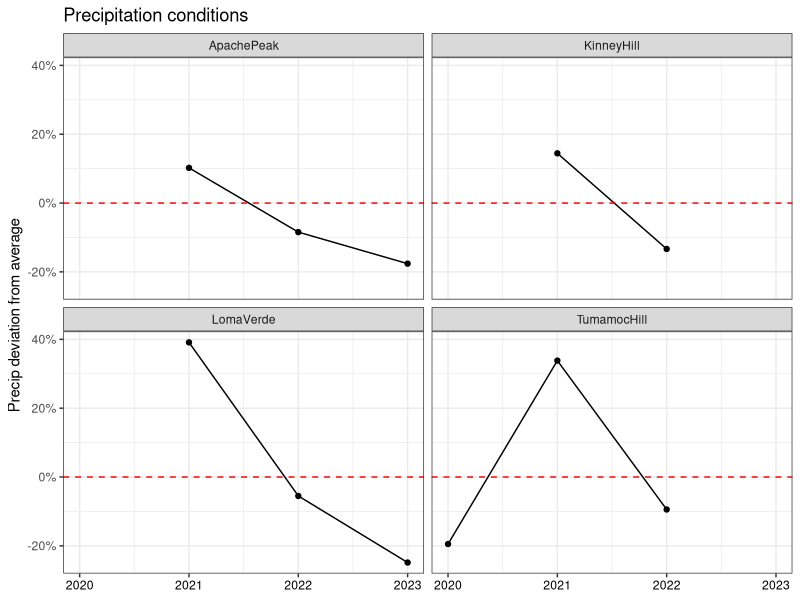
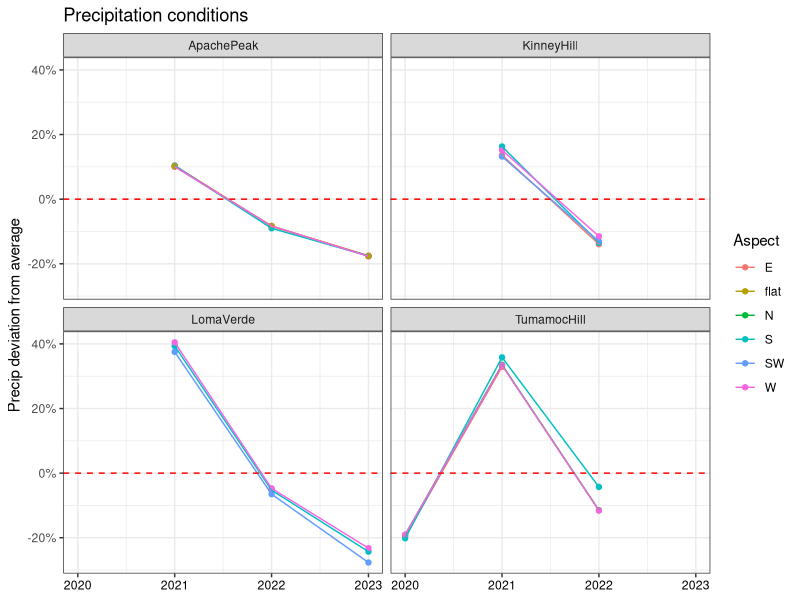
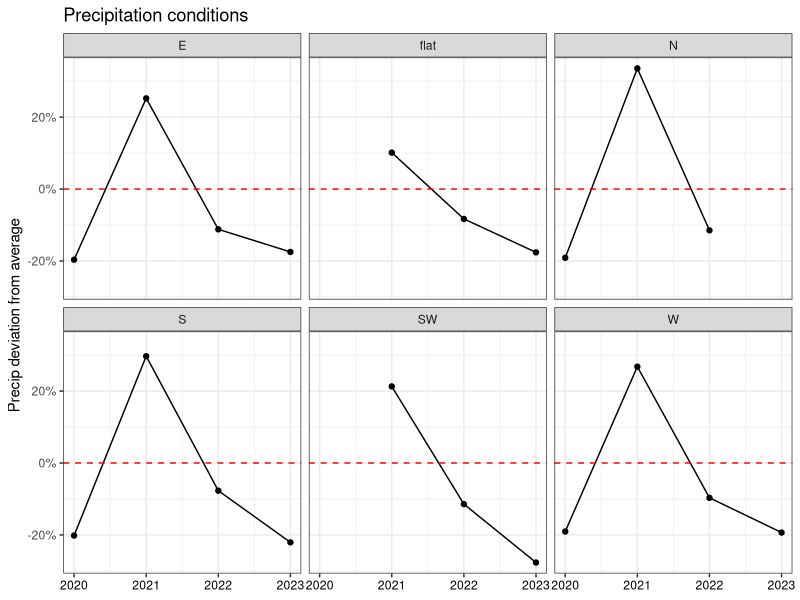
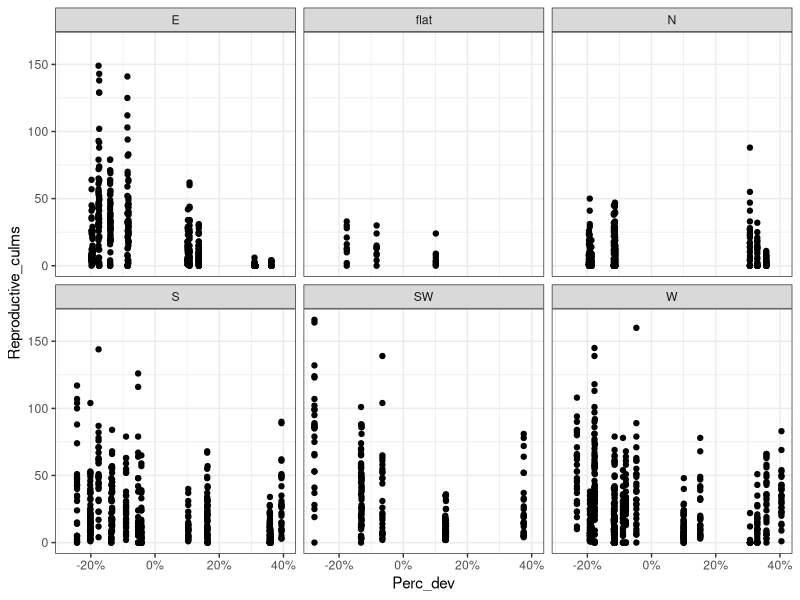
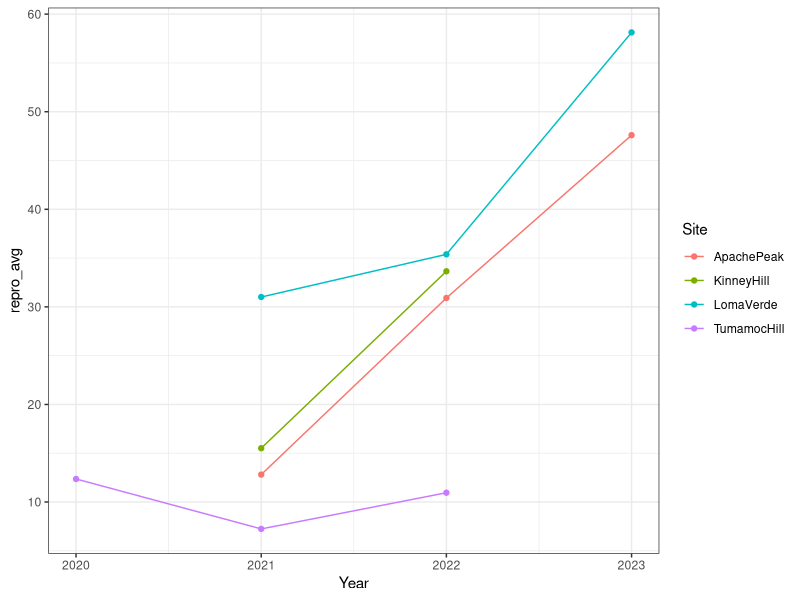
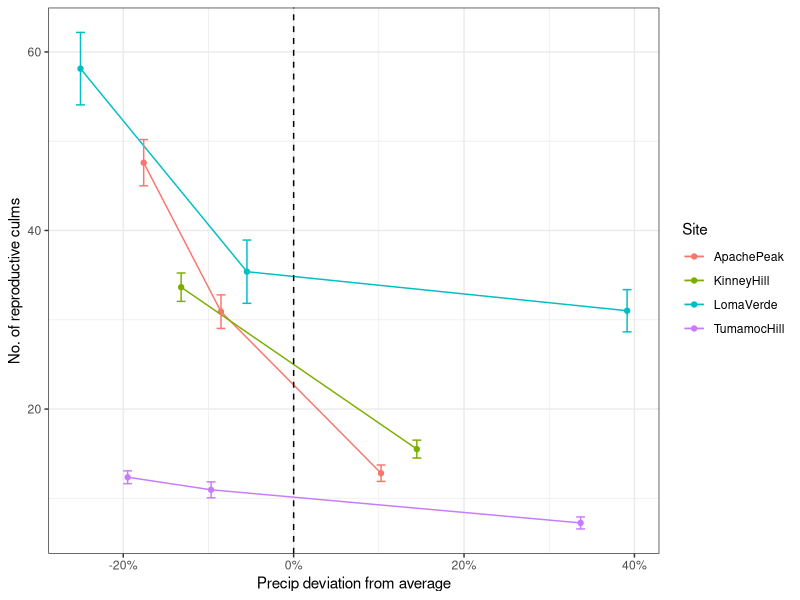
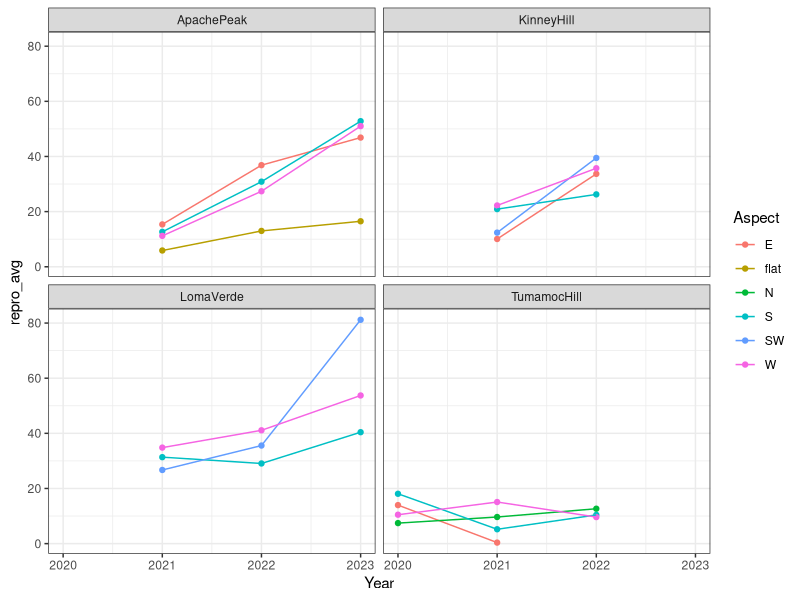
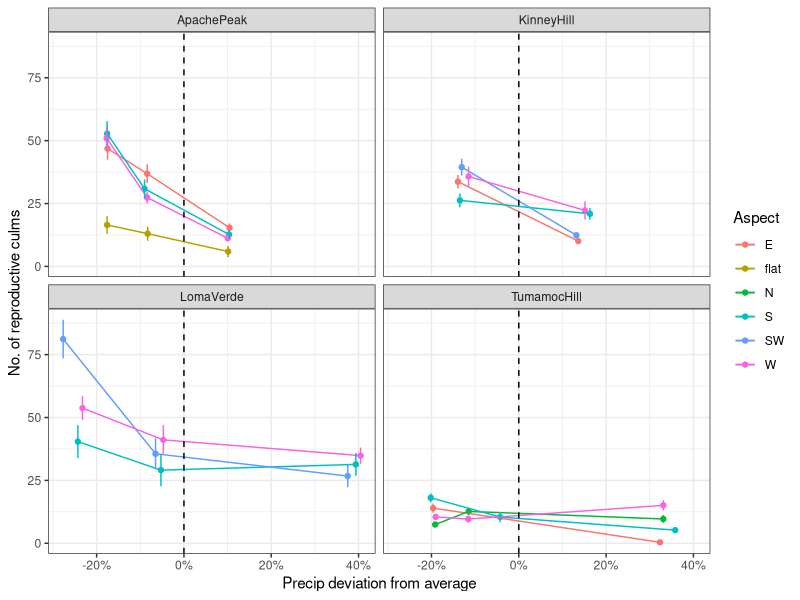

Reproduce these figures in R, in order. (Note: this script raises an error after producing the figures.)
# Created: 2024-09-23
# Updated: 2025-02-20

# Purpose: Graph culm, cover and density response to precip variation.

# Have to use average precip dev to represent each year, because the actual precip dev
#   is slightly different by sampling date.


library(readxl)
library(tidyverse)
library(scales)

# Load data ---------------------------------------------------------------

dat <- read_csv("data/cleaned/04_demography-data_clean.csv")


# Data wrangling ----------------------------------------------------------

# Create df of average and SE to make line graph for culm count
culm.avg.site <- dat |> 
  group_by(Year, StudyYear, Site) |> 
  summarise(repro_avg = mean(Reproductive_culms),
            repro_se = sd(Reproductive_culms) / sqrt(n()),
            total_avg = mean(Total_Live_Culms),
            total_se = sd(Total_Live_Culms) / sqrt(n()),
            Perc_dev_avg = mean(Perc_dev),
            .groups = "keep")

culm.avg.site.aspect <- dat |> 
  group_by(Year, StudyYear, Site, Aspect) |> 
  summarise(repro_avg = mean(Reproductive_culms),
            repro_se = sd(Reproductive_culms) / sqrt(n()),
            total_avg = mean(Total_Live_Culms),
            total_se = sd(Total_Live_Culms) / sqrt(n()),
            Perc_dev_avg = mean(Perc_dev),
            .groups = "keep")


# Separate out plot-level data
dat.plot <- dat |> 
  select(-Plant_ID, -Vegetative_culms, -Reproductive_culms, -Total_Live_Culms, -Longestleaflength_cm) |> 
  distinct(.keep_all = TRUE)

# Create df of average and SE to make line graph for density & cover
plot.avg.site <- dat.plot |> 
  group_by(Year, StudyYear, Site) |> 
  summarise(bgden_avg = mean(BGDensity),
            bgden_se = sd(BGDensity) / sqrt(n()),
            bgcov_avg = mean(BGCover),
            bgcov_se   = sd(BGCover) / sqrt(n()),
            shrub_avg = mean(ShrubCover),
            shrub_se = sd(ShrubCover) / sqrt(n()),
            forb_avg = mean(ForbCover),
            forb_se = sd(ForbCover) / sqrt(n()),
            ng_avg = mean(NGCover),
            ng_se = sd(NGCover) / sqrt(n()),
            Perc_dev_avg = mean(Perc_dev),
            .groups = "keep")

plot.avg.site.aspect <- dat.plot |> 
  group_by(Year, StudyYear, Site, Aspect) |> 
  summarise(bgden_avg = mean(BGDensity),
            bgden_se = sd(BGDensity) / sqrt(n()),
            bgcov_avg = mean(BGCover),
            bgcov_se   = sd(BGCover) / sqrt(n()),
            shrub_avg = mean(ShrubCover),
            shrub_se = sd(ShrubCover) / sqrt(n()),
            forb_avg = mean(ForbCover),
            forb_se = sd(ForbCover) / sqrt(n()),
            ng_avg = mean(NGCover),
            ng_se = sd(NGCover) / sqrt(n()),
            Perc_dev_avg = mean(Perc_dev),
            .groups = "keep")

plot.avg.aspect <- dat.plot |> 
  group_by(Year, Aspect) |> 
  summarise(bgden_avg = mean(BGDensity),
            bgden_se = sd(BGDensity) / sqrt(n()),
            bgcov_avg = mean(BGCover),
            bgcov_se   = sd(BGCover) / sqrt(n()),
            shrub_avg = mean(ShrubCover),
            shrub_se = sd(ShrubCover) / sqrt(n()),
            forb_avg = mean(ForbCover),
            forb_se = sd(ForbCover) / sqrt(n()),
            ng_avg = mean(NGCover),
            ng_se = sd(NGCover) / sqrt(n()),
            Perc_dev_avg = mean(Perc_dev),
            .groups = "keep")



# Precip deviation --------------------------------------------------------

precip.dev <- plot.avg.site |> 
  ggplot(aes(x = Year, y = Perc_dev_avg)) +
  geom_point() +
  geom_line() +
  facet_wrap(~Site) +
  ggtitle("Precipitation conditions") +
  xlab(NULL) +
  ylab("Precip deviation from average") +
  theme_bw() +
  scale_y_continuous(labels = percent) +
  geom_hline(yintercept = 0,
             linetype = "dashed",
             color = "red") +
  theme(axis.text.x = element_text(color = "black"))
precip.dev

plot.avg.site.aspect |> 
  ggplot(aes(x = Year, y = Perc_dev_avg, color = Aspect)) +
  geom_point() +
  geom_line() +
  facet_wrap(~Site) +
  ggtitle("Precipitation conditions") +
  xlab(NULL) +
  ylab("Precip deviation from average") +
  theme_bw() +
  scale_y_continuous(labels = percent) +
  geom_hline(yintercept = 0,
             linetype = "dashed",
             color = "red") +
  theme(axis.text.x = element_text(color = "black"))

plot.avg.aspect |> 
  ggplot(aes(x = Year, y = Perc_dev_avg)) +
  geom_point() +
  geom_line() +
  facet_wrap(~Aspect) +
  ggtitle("Precipitation conditions") +
  xlab(NULL) +
  ylab("Precip deviation from average") +
  theme_bw() +
  scale_y_continuous(labels = percent) +
  geom_hline(yintercept = 0,
             linetype = "dashed",
             color = "red") +
  theme(axis.text.x = element_text(color = "black"))




# Reproductive culms ------------------------------------------------------

# By aspect (scatterplot, all obs)
dat |> 
  ggplot(aes(x = Perc_dev, y = Reproductive_culms)) +
  geom_point() +
  scale_x_continuous(labels = scales::percent) +
  facet_wrap(~Aspect) +
  theme_bw()

# By site (line graph)
culm.avg.site |> 
  ggplot(aes(x = Year, y = repro_avg, color = Site)) +
  geom_point() +
  geom_line() +
  theme_bw()
repro.site <- culm.avg.site |> 
  ggplot(aes(x = Perc_dev_avg, y = repro_avg, color = Site)) +
  geom_point() +
  geom_line() +
  geom_errorbar(aes(ymin = repro_avg - repro_se, ymax = repro_avg + repro_se)) +
  geom_vline(xintercept = 0, linetype = "dashed") +
  theme_bw() +
  scale_x_continuous(labels = scales::percent) +
  xlab("Precip deviation from average") +
  ylab("No. of reproductive culms")
repro.site

# By site and aspect (line graph)
culm.avg.site.aspect |> 
  ggplot(aes(x = Year, y = repro_avg, color = Aspect)) +
  geom_point() +
  geom_line() +
  facet_wrap(~Site) +
  theme_bw()
culm.avg.site.aspect |> 
  ggplot(aes(x = Perc_dev_avg, y = repro_avg, color = Aspect)) +
  geom_point() +
  geom_line() +
  geom_errorbar(aes(ymin = repro_avg - repro_se, ymax = repro_avg + repro_se)) +
  geom_vline(xintercept = 0, linetype = "dashed") +
  theme_bw() +
  facet_wrap(~Site) +
  scale_x_continuous(labels = scales::percent) +
  xlab("Precip deviation from average") +
  ylab("No. of reproductive culms")





# Total culms -------------------------------------------------------------

# By aspect (scatterplot, all obs)
dat |> 
  ggplot(aes(x = Perc_dev, y = Total_Live_Culms)) +
  geom_point() +
  scale_x_continuous(labels = scales::percent) +
  facet_wrap(~Aspect) +
  theme_bw()

# By site (line graph)
culm.avg.site |> 
  ggplot(aes(x = Year, y = total_avg, color = Site)) +
  geom_point() +
  geom_line() +
  theme_bw()
total.site <- culm.avg.site |> 
  ggplot(aes(x = Perc_dev_avg, y = total_avg, color = Site)) +
  geom_point() +
  geom_line() +
  geom_errorbar(aes(ymin = total_avg - total_se, ymax = total_avg + total_se)) +
  geom_vline(xintercept = 0, linetype = "dashed") +
  theme_bw() +
  scale_x_continuous(labels = scales::percent) +
  xlab("Precip deviation from average") +
  ylab("Total number of culms")
total.site

# By site and aspect (line graph)
culm.avg.site.aspect |> 
  ggplot(aes(x = Year, y = total_avg, color = Aspect)) +
  geom_point() +
  geom_line() +
  facet_wrap(~Site) +
  theme_bw()
culm.avg.site.aspect |> 
  ggplot(aes(x = Perc_dev_avg, y = total_avg, color = Aspect)) +
  geom_point() +
  geom_line() +
  geom_errorbar(aes(ymin = total_avg - total_se, ymax = total_avg + total_se)) +
  geom_vline(xintercept = 0, linetype = "dashed") +
  theme_bw() +
  facet_wrap(~Site) +
  scale_x_continuous(labels = scales::percent) +
  xlab("Precip deviation from average") +
  ylab("Total number of culms")



# Buffelgrass density -----------------------------------------------------

# By site (line graph)
plot.avg.site |> 
  ggplot(aes(x = Year, y = bgden_avg, color = Site)) +
  geom_point() +
  geom_line() +
  theme_bw()
bgden.site <- plot.avg.site |> 
  ggplot(aes(x = Perc_dev_avg, y = bgden_avg, color = Site)) +
  geom_point() +
  geom_line() +
  geom_errorbar(aes(ymin = bgden_avg - bgden_se, ymax = bgden_avg + bgden_se)) +
  geom_vline(xintercept = 0, linetype = "dashed") +
  theme_bw() +
  scale_x_continuous(labels = scales::percent) +
  labs(x = "Precip deviation from average",
       y = expression(paste("Density (individuals /  ", m^2, ")"))) 
bgden.site

# By site and aspect (line graph)
plot.avg.site.aspect |> 
  ggplot(aes(x = Year, y = bgden_avg, color = Aspect)) +
  geom_point() +
  geom_line() +
  facet_wrap(~Site) +
  theme_bw()
plot.avg.site.aspect |> 
  ggplot(aes(x = Perc_dev_avg, y = bgden_avg, color = Aspect)) +
  geom_point() +
  geom_line() +
  geom_errorbar(aes(ymin = bgden_avg - bgden_se, ymax = bgden_avg + bgden_se)) +
  geom_vline(xintercept = 0, linetype = "dashed") +
  theme_bw() +
  facet_wrap(~Site) +
  scale_x_continuous(labels = scales::percent) +
  labs(x = "Precip deviation from average",
       y = expression(paste("Density (individuals /  ", m^2, ")"))) 


# Buffelgrass cover -------------------------------------------------------

plot.avg.site |> 
  ggplot(aes(x = Year, y = bgcov_avg, color = Site)) +
  geom_point() +
  geom_line() +
  theme_bw()
bgcov.site <- plot.avg.site |> 
  ggplot(aes(x = Perc_dev_avg, y = bgcov_avg, color = Site)) +
  geom_point() +
  geom_line() +
  geom_errorbar(aes(ymin = bgcov_avg - bgcov_se, ymax = bgcov_avg + bgcov_se)) +
  geom_vline(xintercept = 0, linetype = "dashed") +
  theme_bw() +
  scale_x_continuous(labels = scales::percent) +
  xlab("Precip deviation from average") +
  ylab("Buffelgrass cover (%)")
bgcov.site

# By site and aspect (line graph)
plot.avg.site.aspect |> 
  ggplot(aes(x = Year, y = bgcov_avg, color = Aspect)) +
  geom_point() +
  geom_line() +
  facet_wrap(~Site) +
  theme_bw()
plot.avg.site.aspect |> 
  ggplot(aes(x = Perc_dev_avg, y = bgcov_avg, color = Aspect)) +
  geom_point() +
  geom_line() +
  geom_errorbar(aes(ymin = bgcov_avg - bgcov_se, ymax = bgcov_avg + bgcov_se)) +
  geom_vline(xintercept = 0, linetype = "dashed") +
  theme_bw() +
  facet_wrap(~Site) +
  scale_x_continuous(labels = scales::percent) +
  xlab("Precip deviation from average") +
  ylab("Buffelgrass cover")    


# Shrub cover -------------------------------------------------------------

plot.avg.site |> 
  ggplot(aes(x = Year, y = shrub_avg, color = Site)) +
  geom_point() +
  geom_line() +
  theme_bw()
plot.avg.site |> 
  ggplot(aes(x = Perc_dev_avg, y = shrub_avg, color = Site)) +
  geom_point() +
  geom_line() +
  geom_errorbar(aes(ymin = shrub_avg - shrub_se, ymax = shrub_avg + shrub_se)) +
  geom_vline(xintercept = 0, linetype = "dashed") +
  theme_bw() +
  scale_x_continuous(labels = scales::percent) +
  xlab("Precip deviation from average") +
  ylab("Shrub cover (%)")

# By site and aspect (line graph)
plot.avg.site.aspect |> 
  ggplot(aes(x = Year, y = shrub_avg, color = Aspect)) +
  geom_point() +
  geom_line() +
  facet_wrap(~Site) +
  theme_bw()
plot.avg.site.aspect |> 
  ggplot(aes(x = Perc_dev_avg, y = shrub_avg, color = Aspect)) +
  geom_point() +
  geom_line() +
  geom_errorbar(aes(ymin = shrub_avg - shrub_se, ymax = shrub_avg + shrub_se)) +
  geom_vline(xintercept = 0, linetype = "dashed") +
  theme_bw() +
  facet_wrap(~Site) +
  scale_x_continuous(labels = scales::percent) +
  xlab("Precip deviation from average") +
  ylab("Shrub cover (%)")    



# Forb cover --------------------------------------------------------------

plot.avg.site |> 
  ggplot(aes(x = Year, y = forb_avg, color = Site)) +
  geom_point() +
  geom_line() +
  theme_bw()
plot.avg.site |> 
  ggplot(aes(x = Perc_dev_avg, y = forb_avg, color = Site)) +
  geom_point() +
  geom_line() +
  geom_errorbar(aes(ymin = forb_avg - forb_se, ymax = forb_avg + forb_se)) +
  geom_vline(xintercept = 0, linetype = "dashed") +
  theme_bw() +
  scale_x_continuous(labels = scales::percent) +
  xlab("Precip deviation from average") +
  ylab("Forb cover (%)")

# By site and aspect (line graph)
plot.avg.site.aspect |> 
  ggplot(aes(x = Year, y = forb_avg, color = Aspect)) +
  geom_point() +
  geom_line() +
  facet_wrap(~Site) +
  theme_bw()
plot.avg.site.aspect |> 
  ggplot(aes(x = Perc_dev_avg, y = forb_avg, color = Aspect)) +
  geom_point() +
  geom_line() +
  geom_errorbar(aes(ymin = forb_avg - forb_se, ymax = forb_avg + forb_se)) +
  geom_vline(xintercept = 0, linetype = "dashed") +
  theme_bw() +
  facet_wrap(~Site) +
  scale_x_continuous(labels = scales::percent) +
  xlab("Precip deviation from average") +
  ylab("Forb cover (%)")    


# Native grass cover ------------------------------------------------------

plot.avg.site |> 
  ggplot(aes(x = Year, y = ng_avg, color = Site)) +
  geom_point() +
  geom_line() +
  theme_bw()
plot.avg.site |> 
  ggplot(aes(x = Perc_dev_avg, y = ng_avg, color = Site)) +
  geom_point() +
  geom_line() +
  geom_errorbar(aes(ymin = ng_avg - ng_se, ymax = ng_avg + ng_se)) +
  geom_vline(xintercept = 0, linetype = "dashed") +
  theme_bw() +
  scale_x_continuous(labels = scales::percent) +
  xlab("Precip deviation from average") +
  ylab("Native grass cover (%)")

# By site and aspect (line graph)
plot.avg.site.aspect |> 
  ggplot(aes(x = Year, y = ng_avg, color = Aspect)) +
  geom_point() +
  geom_line() +
  facet_wrap(~Site) +
  theme_bw()
plot.avg.site.aspect |> 
  ggplot(aes(x = Perc_dev_avg, y = ng_avg, color = Aspect)) +
  geom_point() +
  geom_line() +
  geom_errorbar(aes(ymin = ng_avg - ng_se, ymax = ng_avg + ng_se)) +
  geom_vline(xintercept = 0, linetype = "dashed") +
  theme_bw() +
  facet_wrap(~Site) +
  scale_x_continuous(labels = scales::percent) +
  xlab("Precip deviation from average") +
  ylab("Native grass cover (%)")  




# Write out draft figures -------------------------------------------------

tiff("figures/2025-02_draft-figures/Precip-deviation.tiff", units = "in", height = 5, width = 7, res = 150)
precip.dev
dev.off()

tiff("figures/2025-02_draft-figures/Reproductive-culms_precip-dev-by-site.tiff", units = "in", height = 5, width = 6, res = 150)
repro.site
dev.off()

tiff("figures/2025-02_draft-figures/Total-culms_precip-dev-by-site.tiff", units = "in", height = 5, width = 6, res = 150)
total.site
dev.off()

tiff("figures/2025-02_draft-figures/BG-density_precip-dev-by-site.tiff", units = "in", height = 5, width = 6, res = 150)
bgden.site
dev.off()

tiff("figures/2025-02_draft-figures/BG-cover_precip-dev-by-site.tiff", units = "in", height = 5, width = 6, res = 150)
bgcov.site
dev.off()


save.image("RData/05_draft-figs.RData")
